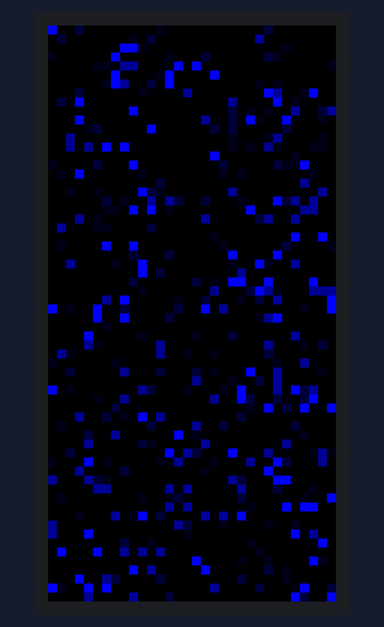
The sketch below on a simulated Teensy 4. Shown: 32×64 colour display. Random numbers use the default seed unless the sketch sets one; what the sketch prints to the serial monitor is not drawn.

Above: at 0.1 s.
At 4.96 s:
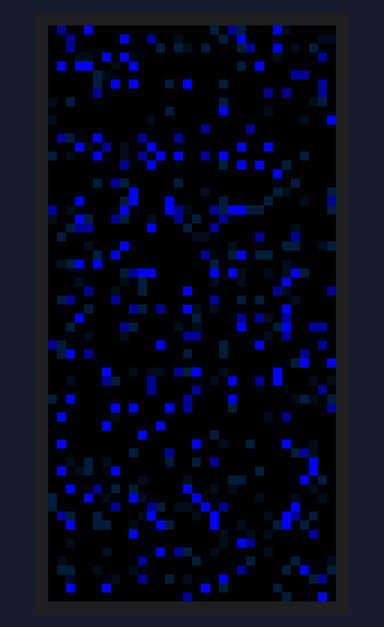
At 9.78 s:
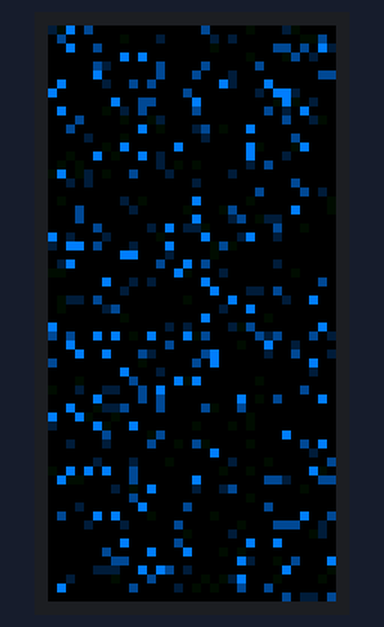
At 19.7 s:
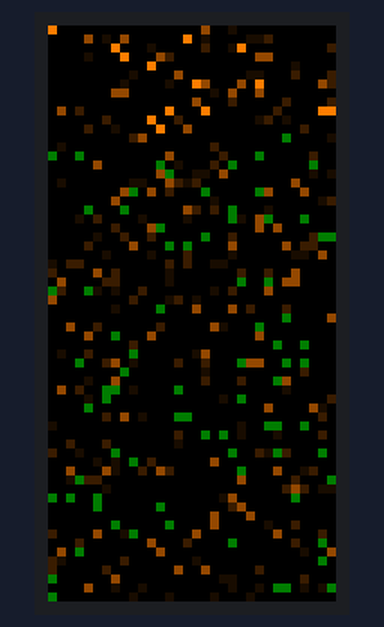
At 29.63 s:
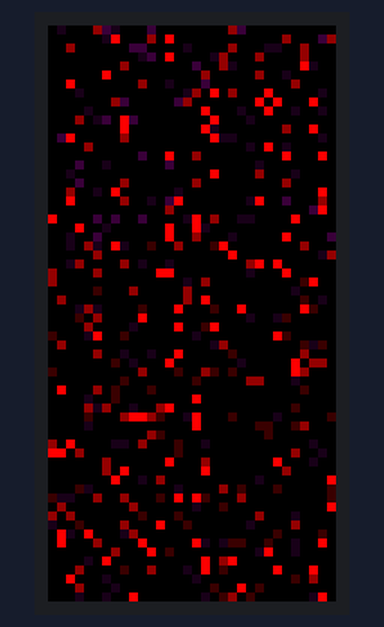
At 39.56 s:
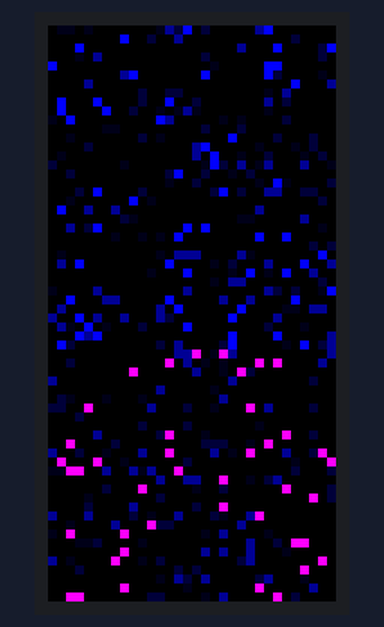

The sketch:

waterfall2.ino
```cpp
#include "Adafruit_Protomatter.h"

/*
METRO M0 PORT-TO-PIN ASSIGNMENTS BY BYTE:
PA00       PA08 D4    PA16 D11   PB00       PB08 A1
PA01       PA09 D3    PA17 D13   PB01       PB09 A2
PA02 A0    PA10 D1    PA18 D10   PB02 A5    PB10 MOSI
PA03       PA11 D0    PA19 D12   PB03       PB11 SCK
PA04 A3    PA12 MISO  PA20 D6    PB04       PB12
PA05 A4    PA13       PA21 D7    PB05       PB13
PA06 D8    PA14 D2    PA22 SDA   PB06       PB14
PA07 D9    PA15 D5    PA23 SCL   PB07       PB15

SAME, METRO M4:
PA00       PA08       PA16 D13   PB00       PB08 A4    PB16 D3
PA01       PA09       PA17 D12   PB01       PB09 A5    PB17 D2
PA02 A0    PA10       PA18 D10   PB02 SDA   PB10       PB18
PA03       PA11       PA19 D11   PB03 SCL   PB11       PB19
PA04 A3    PA12 MISO  PA20 D9    PB04       PB12 D7    PB20
PA05 A1    PA13 SCK   PA21 D8    PB05       PB13 D4    PB21
PA06 A2    PA14 MISO  PA22 D1    PB06       PB14 D5    PB22
PA07       PA15       PA23 D0    PB07       PB15 D6    PB23

FEATHER M4:
PA00       PA08       PA16 D5    PB08 A2    PB16 D1/TX
PA01       PA09       PA17 SCK   PB09 A3    PB17 D0/RX
PA02 A0    PA10       PA18 D6    PB10       PB18
PA03       PA11       PA19 D9    PB11       PB19
PA04 A4    PA12 SDA   PA20 D10   PB12       PB20
PA05 A1    PA13 SCL   PA21 D11   PB13       PB21
PA06 A5    PA14 D4    PA22 D12   PB14       PB22 MISO
PA07       PA15       PA23 D13   PB15       PB23 MOSI

FEATHER M0:
PA00       PA08       PA16 D11   PB00       PB08 A1
PA01       PA09       PA17 D13   PB01       PB09 A2
PA02 A0    PA10 TX/D1 PA18 D10   PB02 A5    PB10 MOSI
PA03       PA11 RX/D0 PA19 D12   PB03       PB11 SCK
PA04 A3    PA12 MISO  PA20 D6    PB04       PB12
PA05 A4    PA13       PA21 D7    PB05       PB13
PA06       PA14       PA22 SDA   PB06       PB14
PA07 D9    PA15 D5    PA23 SCL   PB07       PB15

FEATHER nRF52840:
P0.00      P0.08 D12       P0.24 RXD  P1.08 D5
P0.01      P0.09           P0.25 TXD  P1.09 D13
P0.02 A4   P0.10 D2 (NFC)  P0.26 D9   P1.10
P0.03 A5   P0.11 SCL       P0.27 D10  P1.11
P0.04 A0   P0.12 SDA       P0.28 A3   P1.12
P0.05 A1   P0.13 MOSI      P0.29      P1.13
P0.06 D11  P0.14 SCK       P0.30 A2   P1.14
P0.07 D6   P0.15 MISO      P0.31      P1.15

FEATHER ESP32:
P0.00          P0.08          P0.16 16/RX    P0.24          P1.00 32/A7
P0.01          P0.09          P0.17 17/TX    P0.25 25/A1    P1.01 33/A9/SS
P0.02          P0.10          P0.18 18/MOSI  P0.26 26/A0    P1.02 34/A2 (in)
P0.03          P0.11          P0.19 19/MISO  P0.27 27/A10   P1.03
P0.04 4/A5     P0.12 12/A11   P0.20          P0.28          P1.04 36/A4 (in)
P0.05 5/SCK    P0.13 13/A12   P0.21 21       P0.29          P1.05
P0.06          P0.14 14/A6    P0.22 22/SCL   P0.30          P1.06
P0.07          P0.15 15/A8    P0.23 23/SDA   P0.31          P1.07 39/A3 (in)

RGB Matrix FeatherWing:
R1  D6    A   A5
G1  D5    B   A4
B1  D9    C   A3
R2  D11   D   A2
G2  D10   LAT D0/RX
B2  D12   OE  D1/TX
CLK D13
RGB+clock in one PORT byte on Feather M4!
RGB+clock are on same PORT but not within same byte on Feather M0 --
the code could run there (with some work to be done in the convert_*
functions), but would be super RAM-inefficient. Should be fine on other
M0 devices like a Metro, if wiring manually so one can pick a contiguous
byte of PORT bits.
RGB+clock are on different PORTs on nRF52840.
*/

#if defined(__SAMD51__)
  // Use FeatherWing pinout
  uint8_t rgbPins[]  = {6, 5, 9, 11, 10, 12};
  uint8_t addrPins[] = {A5, A4, A3, A2};
  uint8_t clockPin   = 13;
  uint8_t latchPin   = 0;
  uint8_t oePin      = 1;
#elif defined(_SAMD21_)
  uint8_t rgbPins[]  = {6, 7, 10, 11, 12, 13};
  uint8_t addrPins[] = {0, 1, 2, 3};
  uint8_t clockPin   = SDA;
  uint8_t latchPin   = 4;
  uint8_t oePin      = 5;
#elif defined(NRF52_SERIES)
  // Special nRF52840 FeatherWing pinout
  uint8_t rgbPins[]  = {6, A5, A1, A0, A4, 11};
  uint8_t addrPins[] = {10, 5, 13, 9};
  uint8_t clockPin   = 12;
  uint8_t latchPin   = PIN_SERIAL1_RX;
  uint8_t oePin      = PIN_SERIAL1_TX;
#elif defined(ESP32)
  // 'Safe' pins (not overlapping any peripherals):
  // GPIO.out: 4, 12, 13, 14, 15, 21, 27, GPIO.out1: 32, 33
  // Peripheral-overlapping pins, sorted from 'most expendible':
  // 16, 17 (RX, TX), 25, 26 (A0, A1), 18, 5, 9 (MOSI, SCK, MISO), 22, 23 (SCL, SDA)
  uint8_t rgbPins[]  = {4, 12, 13, 14, 15, 21};
  uint8_t addrPins[] = {16, 17, 25, 26};
  uint8_t clockPin   = 27; // Must be on same port as rgbPins
  uint8_t latchPin   = 32;
  uint8_t oePin      = 33;
#elif defined(ARDUINO_TEENSY40)
  uint8_t rgbPins[]  = {15, 16, 17, 20, 21, 22}; // A1-A3, A6-A8, skips SDA,SCL
  uint8_t addrPins[] = {2, 3, 4, 5};
  uint8_t clockPin   = 23; // A9
  uint8_t latchPin   = 6;
  uint8_t oePin      = 9;
#elif defined(ARDUINO_TEENSY41)
  uint8_t rgbPins[]  = {26, 27, 38, 20, 21, 22}; // A12-14, A6-A8 (yes that's a 38, NOT 28!)
  uint8_t addrPins[] = {2, 3, 4, 5};
  uint8_t clockPin   = 23; // A9
  uint8_t latchPin   = 6;
  uint8_t oePin      = 9;
#endif

// Last arg here enables double-buffering
Adafruit_Protomatter matrix(
  64, 6, 1, rgbPins, 4, addrPins, clockPin, latchPin, oePin, true);

// Clocks for controlling color cycling
uint16_t clk = 0;
uint16_t colclk = 0;

// Color masks
const uint16_t colormask[6] = {
  0b0000000000011111, // Blue
  0b0000001111111111, // Blue + Green
  0b0000001111100000, // Green
  0b1111101111100000, // Red + Green
  0b1111100000000000, // Red
  0b1111100000011111, // Red + Blue
};

const uint16_t levelmask[4] = {
  0b1111101111111111, // Brightest
  0b1001001001010010, // Medium
  0b0011100011100111, // Low
  0b0001100001100011, // Dimmest
};

// Look-up table we use to control color changing.
// Initialize with starting color (Blue)
uint16_t dotcolor[5] = {
  0b0000000000011111, // Brighest
  0b0000000000010010, // Med
  0b0000000000000111, // Low
  0b0000000000000011, // Dimmest
  0b0000000000000000, // Black (off)
};

void setup(void) {
  Serial.begin(9600);

  ProtomatterStatus status = matrix.begin();
  Serial.print("Protomatter begin() status: ");
  Serial.println((int)status);

  randomSeed(analogRead(0));
  matrix.setRotation(3);

  refill();
  matrix.show();
  delay(20);
}


uint16_t bufcopy[32][64];

void loop(void) {
  int i, j, r, rc;

  for(j=63;j>0;j--) {
    for(i=0;i<32;i++) {
      bufcopy[i][j] = bufcopy[i][j-1];
      matrix.drawPixel(i,j,bufcopy[i][j]);
    }
  }
  for(i=0;i<32;i++) {
      r = random(0,100);
      if(r < 80)    rc = 4;  // Most pixels will be black (off)
      else if(r<85) rc = 0;
      else if(r<90) rc = 1;
      else if(r<95) rc = 2;
      else          rc = 3;
      bufcopy[i][0] = dotcolor[rc];
      matrix.drawPixel(i,0,dotcolor[rc]);
  }

  matrix.show();

  // Gradually sequence through the color set, making a change
  // every 64 updates (so once per vertical sweep)
  clk++;
  if( (clk % 64) == 0) { changeColors(); }

  delay(20);
}

void refill()
{
    int i, j, r, rc;

    // Clear background
    matrix.fillScreen(0);
    for(i=0;i<matrix.width();i++) {
      for(j=0;j<matrix.height();j++) {
        r = random(0,100);
        if(r < 80)    rc = 4;  // Most pixels will be black (off)
        else if(r<85) rc = 0;
        else if(r<90) rc = 1;
        else if(r<95) rc = 2;
        else          rc = 3;
        bufcopy[i][j] = dotcolor[rc];
        matrix.drawPixel(i,j,dotcolor[rc]);
      }
    }
}

void changeColors() {
  int i, j;

  colclk++;
  i = colclk % 24;

  j = i/4;
  dotcolor[0] = levelmask[0] & colormask[j];
  j = ((i+1)/4)%6;
  dotcolor[1] = levelmask[1] & colormask[j];
  j = ((i+2)/4)%6;
  dotcolor[2] = levelmask[2] & colormask[j];
  j = ((i+3)/4)%6;
  dotcolor[3] = levelmask[3] & colormask[j];
}

void printColors() {
  Serial.print(clk); Serial.print(" ,"); Serial.println(colclk);
  Serial.print(levelmask[0],BIN); Serial.print(", ");  Serial.println(colormask[0],BIN);
  Serial.println(dotcolor[0],BIN);
  Serial.println(dotcolor[1],BIN);
  Serial.println(dotcolor[2],BIN);
  Serial.println(dotcolor[3],BIN);
  Serial.println(dotcolor[4],BIN);
  Serial.println("------");
}
```
